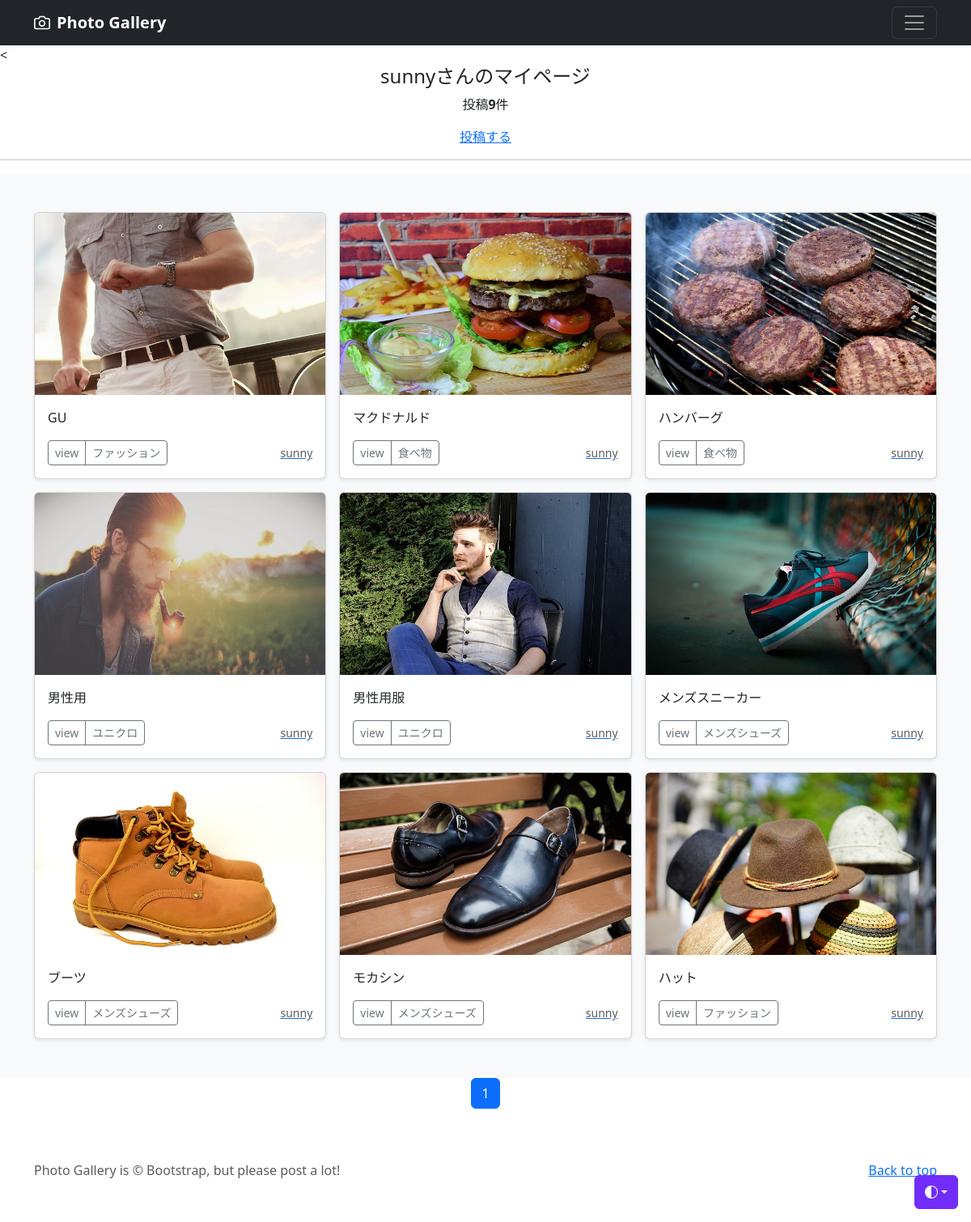
The app's page /mypage/ (signed in) with its own data.
### accounts/models.py (models this page shows)
class CustomUser(AbstractUser):
    pass

### photo/models.py (models this page shows, shortened)
class PhotoPost(models.Model):
    user= models.ForeignKey(
        CustomUser,
        verbose_name='ユーザー',
        on_delete=models.CASCADE
    )
    category = models.ForeignKey(
        Category,
        verbose_name='カテゴリ',
        on_delete=models.PROTECT
    )
    title= models.CharField(
        verbose_name='title',
        max_length=200
    )
    comment =models.TextField(
        verbose_name='コメント',
    )
    image1= models.ImageField(
        verbose_name='イメージ1',
        upload_to ='photos',
    )
    image2=models.ImageField(
        verbose_name='イメージ2',
        upload_to ='photos',
        blank=True,
        null=True
    )
    posted_at =models.DateTimeField(
        verbose_name='投稿日時',
        auto_now_add=True
    )

class Category(models.Model):
    title= models.CharField(
        verbose_name='カテゴリ',
        max_length=20
    )

### photo/views.py (the view)
# urls.py: path('mypage/',views.MypageView.as_view(), name='mypage'),
class MypageView(ListView):
    template_name= 'mypage.html'
    paginate_by = 9
    def get_queryset(self):
        queryset = PhotoPost.objects.filter(
            user= self.request.user).order_by('posted_at')
        return queryset

### photo/templates/mypage.html (shortened to what this page needs)
{% extends 'base.html' %}
    {% block contents %}<
    {% if user.is_authenticated %}
        <br>
    <div style="text-align:center">
        <h4>{{user.username}}さんのマイページ</h4>
        {% if object_list.count == 0 %}
        <p>{{user.username}}さんの投稿はありません。</p>
        {% else %}
        <p>投稿<strong>{{object_list.count}}</strong>件</p>
        {% endif %}
        <a href="{% url 'photo:post' %}">投稿する</a>
    </div>
    <hr>
    {% endif %}
{% include "photos_list.html" %}
{% include "pagination.html" %}
{% endblock %}

### photo/templates/base.html (shortened to what this page needs)
{% load static %}
<!doctype html>
<html lang="ja" data-bs-theme="auto">
  <head><script src="../assets/js/color-modes.js"></script>
    <link href="https://cdn.jsdelivr.net/npm/bootstrap@5.0.2/dist/css/bootstrap.min.css"
      rel="stylesheet"
>
<link href="../assets/dist/css/bootstrap.min.css" rel="stylesheet">
  </head>
  <body>
    <div class="dropdown position-fixed bottom-0 end-0 mb-3 me-3 bd-mode-toggle">
      <button class="btn btn-bd-primary py-2 dropdown-toggle d-flex align-items-center"
              id="bd-theme"
              type="button"
              aria-expanded="false"
              data-bs-toggle="dropdown"
              aria-label="Toggle theme (auto)">
        <svg class="bi my-1 theme-icon-active" width="1em" height="1em"><use href="#circle-half"></use></svg>
      </button>
    </div>
<header data-bs-theme="dark">
  <div class="navbar navbar-dark bg-dark shadow-sm">
    <div class="container">
      <a href="{% url 'photo:index' %}" class="navbar-brand d-flex align-items-center">
        <strong>Photo Gallery</strong>
      </a>
      <button class="navbar-toggler" type="button" data-bs-toggle="collapse" data-bs-target="#navbarHeader" aria-controls="navbarHeader" aria-expanded="false" aria-label="Toggle navigation">
        <span class="navbar-toggler-icon"></span>
      </button>
    </div>
  </div>
</header>
<main>
{% block contents %}{% endblock %}
</main>
<footer class="text-body-secondary py-5">
  <div class="container">
    <p class="float-end mb-1">
      <a href="#">Back to top</a>
    </p>
    <p class="mb-1">Photo Gallery is  &copy; Bootstrap, but please post a lot! </p>
  </div>
</footer>
</body>
</html>

### photo/templates/photos_list.html (shortened to what this page needs)
  <div class="album py-5 bg-body-tertiary">
    <div class="container">
      <div class="row row-cols-1 row-cols-sm-2 row-cols-md-3 g-3">
        {% for record in object_list %}
        <div class="col">
          <div class="card shadow-sm">
            <a href='{% url 'photo:photo_detail' record.pk %}'><img src="{{ record.image1.url}}"
            class="bd-placeholder-img card-img-top"
            width="100%" height="225"
            xmlns="http://www.w3.org/2000/svg"
            role="img" aria-label="Placeholder: Thumbnail"
            preserveAspectRatio="xMidYMid slice"
            focusable="false">
            </img></a>
            <div class="card-body">
              <p class="card-text">{{ record.title}}</p>
              <div class="d-flex justify-content-between align-items-center">
                <div class="btn-group">
                  <button type="button" class="btn btn-sm btn-outline-secondary" onclick="location.href='{% url 'photo:photo_detail' record.pk %}'">view</button>
                  <button type="button" class="btn btn-sm btn-outline-secondary" onclick="location.href='{% url 'photo:photos_cat' category=record.category.id %}'">{{record.category.title}}</button>
              </div>
              <a href="{% url 'photo:user_list' user=record.user.id %}"><small class="text-body-secondary">{{record.user.username}}</small></a>
              </div>
            </div>
          </div>
        </div>
        {% endfor %}
      </div>
    </div>
  </div>

### photo/templates/pagination.html (shortened to what this page needs)
<ul class="pagination"
style="justify-content:center">
{% for num in page_obj.paginator.page_range %}
    {% if page_obj.number == num %}
    <li class="page-item active">
        <span class ="page-link">{{ num }}</span>
    </li>
    {% else %}
    <li class ="page-item">
        <a class="page-link" href="?page={{ num }}">{{ num }}</a>
    </li>
    {% endif %}
{% endfor %}
</ul>

### photo/templates/base.html (style rules this page uses)
.bd-placeholder-img { font-size: 1.125rem; text-anchor: middle; -webkit-user-select: none; -moz-user-select: none; user-select: none; }
.bi { vertical-align: -.125em; fill: currentColor; }
.btn-bd-primary { --bd-violet-bg: #712cf9; --bd-violet-rgb: 112.520718, 44.062154, 249.437846; --bs-btn-font-weight: 600; --bs-btn-color: var(--bs-white); --bs-btn-bg: var(--bd-violet-bg); --bs-btn-border-color: var(--bd-violet-bg); --bs-btn-hover-color: var(--bs-white); --bs-btn-hover-bg: #6528e0; --bs-btn-hover-border-color: #6528e0; --bs-btn-focus-shadow-rgb: var(--bd-violet-rgb); --bs-btn-active-color: var(--bs-btn-hover-color); --bs-btn-active-bg: #5a23c8; --bs-btn-active-border-color: #5a23c8; }
.bd-mode-toggle { z-index: 1500; }

### records on screen
CustomUser: username "sunny"
PhotoPost: image1 (picture), title "GU", category "ファッション", user.username "sunny"
PhotoPost: image1 (picture), title "マクドナルド", category "食べ物", user.username "sunny"
PhotoPost: image1 (picture), title "ハンバーグ", category "食べ物", user.username "sunny"
PhotoPost: image1 (picture), title "男性用", category "ユニクロ", user.username "sunny"
PhotoPost: image1 (picture), title "男性用服", category "ユニクロ", user.username "sunny"
PhotoPost: image1 (picture), title "メンズスニーカー", category "メンズシューズ", user.username "sunny"
PhotoPost: image1 (picture), title "ブーツ", category "メンズシューズ", user.username "sunny"
PhotoPost: image1 (picture), title "モカシン", category "メンズシューズ", user.username "sunny"
PhotoPost: image1 (picture), title "ハット", category "ファッション", user.username "sunny"

### other values on screen
{{ object_list.count }} "9"
{{ num }} "1"
